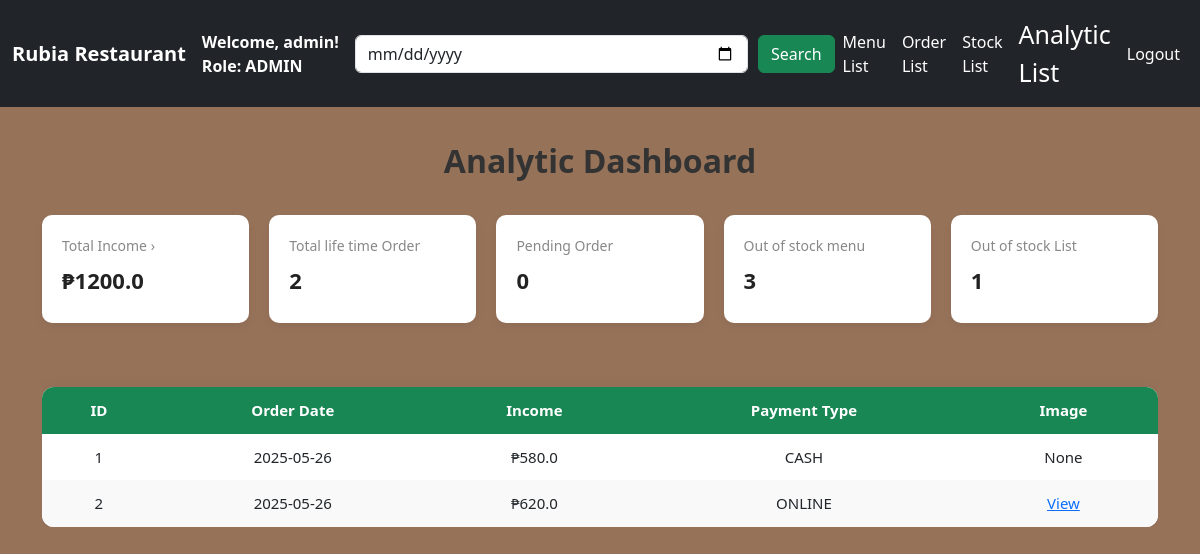
Page /analytic/list (signed in) on the earlier database version.
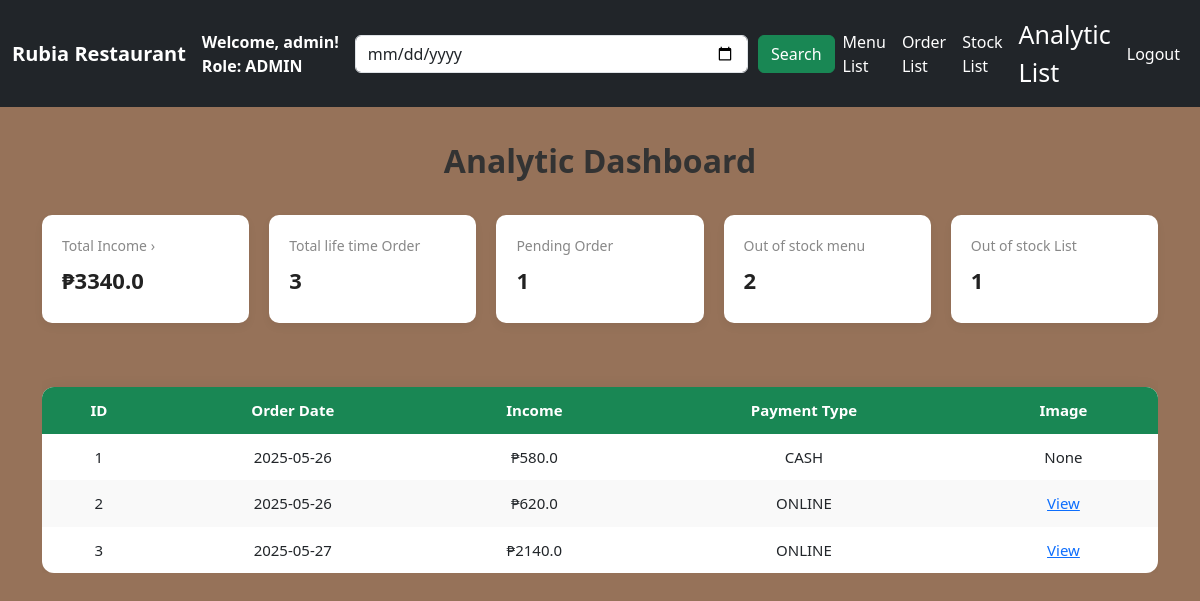
Same page on the later database version.
### function/model.py (models this page shows)
class Income_table(SQLModel, table=True):
    id:              int                     = Field(default=None, primary_key=True)
    order_date:      datetime.date           = Field(default_factory=datetime.date.today)
    income:          float                   = Field(nullable=False)
    payment_type:    PaymentEnum             = Field()
    image_url:       str                     = Field()
    order_list_item: str                     = Field()
    holder: Optional["Income_Holder"] = Relationship(back_populates="order")

### main.py (the view)
@app.route("/analytic/list",methods=['GET','POST'])
def analytic_list():
    if 'user_id' not in flask_session:
        return redirect(url_for('login'))
    role = flask_session.get('role')
    if role not in ['ADMIN', 'EMPLOYEE']:
        flash('You cannot Edit this','error')
        return redirect(url_for('restrict_access'))
    username = flask_session.get('username')
    role =   flask_session.get('role')
    image_names = os.listdir('static/images')
    page = request.args.get('page',1,type=int)
    PER_PAGE = 6
    with DbaseSession(engine) as session:
        if role  in ['EMPLOYEE','ADMIN']:
            stmt = select(Income_table)
            stmt2 = select(Order_List).options(selectinload(Order_List.menu))
            orders = session.exec(stmt2).all()
            count  = len(set(order.table for order in orders)) # we use this to count only range
            stmt3 = session.exec(select(Menu_List).where(Menu_List.quantity == 0)).all()
            out_of_stock = len(stmt3) #this will count out of stock menu
            stmt4 = session.exec(select(Kitchen_Stock).where(Kitchen_Stock.quantity == 0)).all()
            out_of_stock_list = len(stmt4)
            stmt5 = session.exec(select(Income_Holder)).all()
            life_time_order = len(stmt5)
        if request.method == 'POST':
            query_date = request.form.get('query_date')
            if query_date:
                stmt = stmt.where(Income_table.order_date.ilike(f"%{query_date}%"))
        data = session.exec(stmt).all()
    income_holder = []
    for item in data:
        print(item.income)
        income_holder.append(item.income)
    total = len(data)
    start = (page - 1) * PER_PAGE
    end = start + PER_PAGE
    paginated_data = data[start:end]
    context = {
        'total_income': sum(income_holder),
        'income_table': paginated_data,
        'username': username,
        'role': role,
        'page':page,
        'images_name': image_names,
        'total_pages': (total + PER_PAGE - 1) // PER_PAGE,
        'today':today,
        'count':count,
        'out_of_stock':out_of_stock,
        'out_of_stock_list':out_of_stock_list,
        'life_time_order':life_time_order
    }
    return render_template('analytics.html',**context)

### function/model.py (called while the page is built)
    def __str__(self):
        return self.value

### templates/analytics.html (shortened to what this page needs)
<!DOCTYPE html>
<html lang="en">
<head>
  <link href="https://cdn.jsdelivr.net/npm/bootstrap@5.3.6/dist/css/bootstrap.min.css" rel="stylesheet">
</head>
<body>
  <nav class="navbar navbar-expand-lg navbar-dark bg-dark fixed-top">
    <div class="container-fluid">
      <a class="navbar-brand fw-bold" href="#">Rubia Restaurant</a>
      <div class="d-flex flex-column text-white me-3">
        <span class="fw-bold">Welcome, {{ username }}!</span>
        <span class="fw-bold">Role: {{ role }}</span>
      </div>
      <div class="collapse navbar-collapse justify-content-between" id="navbarNav">
        <form class="d-flex mx-auto" action="/analytic/list" method="POST" style="max-width: 600px; width: 100%;">
          <input type="date" class="form-control" name="query_date" placeholder="Search by Date">
        <div style="margin-left:10px;">
          <button type="submit" class="btn btn-success">Search</button>
        </div>
        </form>
        <ul class="navbar-nav align-items-center">
          {% if role in ['ADMIN', 'EMPLOYEE'] %}
          <li class="nav-item"><a class="nav-link text-white" href="/menu/list">Menu List</a></li>
          <li class="nav-item"><a class="nav-link text-white" href="/order/list">Order List</a></li>
          <li class="nav-item"><a class="nav-link text-white" href="/stock/list">Stock List</a></li>
          <li class="nav-item"><a class="nav-link text-white" href="/analytic/list" style="font-size:25px;" >Analytic List</a></li>
          {% endif %}
          <li class="nav-item"><a class="nav-link text-white" href="/logout">Logout</a></li>
        </ul>
      </div>
    </div>
  </nav>
  <div class="container py-5">
    <h2 class="section-title">Analytic Dashboard</h2>
    <div class="dashboard">
      <div class="box">
        <div class="title">Total Income ›</div>
        <div class="count">₱{{ total_income }}</div>
      </div>
      <div class="box">
        <div class="title">Total life time Order</div>
        <div class="count">{{life_time_order}}</div>
      </div>
      <div class="box">
        <div class="title">Pending Order</div>
        <div class="count">{{count}}</div>
      </div>
      <div class="box">
        <div class="title">Out of stock menu</div>
        <div class="count">{{out_of_stock}}</div>
      </div>
      <div class="box">
        <div class="title">Out of stock List</div>
        <div class="count">{{out_of_stock_list}}</div>
      </div>
    </div>
    <div class="table-responsive">
      <table class="styled-table mt-4">
        <thead>
          <tr>
            <th>ID</th>
            <th>Order Date</th>
            <th>Income</th>
            <th>Payment Type</th>
            <th>Image</th>
          </tr>
        </thead>
        <tbody>
          {% for item in income_table %}
          <tr>
            <td>{{ item.id }}</td>
            <td>{{ item.order_date }}</td>
            <td>₱{{ item.income }}</td>
            <td>{{ item.payment_type }}</td>
            {% if item.payment_type != 'CASH' %}
            <td><a href="{{ url_for('view_payment_analytic',_id=item.id) }}">View</a></td>
            {%else%}
            <td>None</td>
            {%endif%}
          </tr>
          {% endfor %}
        </tbody>
      </table>
    </div>
</div>
</body>
</html>

### templates/analytics.html (style rules this page uses)
body { background-color: #967259; padding-top: 70px; font-family: 'Segoe UI', Tahoma, Geneva, Verdana, sans-serif; }
.dashboard { display: grid; grid-template-columns: repeat(auto-fit, minmax(180px, 1fr)); gap: 20px; margin-bottom: 40px; }
.box { background: white; border-radius: 10px; padding: 20px; box-shadow: 0 4px 10px rgba(0,0,0,0.05); transition: 0.3s; }
.title { font-size: 14px; color: #888; margin-bottom: 8px; }
.count { font-size: 22px; font-weight: 600; margin-bottom: 6px; color: #222; }
.styled-table { width: 100%; border-collapse: collapse; border-radius: 12px; overflow: hidden; box-shadow: 0 0 15px rgba(0, 0, 0, 0.05); background-color: white; }
.styled-table thead { background-color: #198754; color: white; text-align: center; }
.styled-table th, .styled-table td { padding: 12px 15px; text-align: center; font-size: 15px; }
.styled-table tbody tr:nth-of-type(even) { background-color: #f9f9f9; }
h2.section-title { font-weight: 700; color: #333; text-align: center; margin-bottom: 35px; }

Differences in the rows shown:
added Income_table: id "3", order_date "2025-05-27", income "2140.0", payment_type "ONLINE"
Other differences:
{{ total_income }}: "1200.0" → "3340.0"
{{ life_time_order }}: "2" → "3"
{{ count }}: "0" → "1"
{{ out_of_stock }}: "3" → "2"
